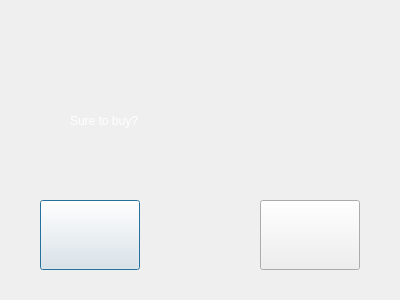
<?xml version="1.0" encoding="UTF-8"?>
<ui version="4.0">
 <class>ConfirmBox</class>
 <widget class="QDialog" name="ConfirmBox">
  <property name="geometry">
   <rect>
    <x>0</x>
    <y>0</y>
    <width>400</width>
    <height>300</height>
   </rect>
  </property>
  <property name="windowTitle">
   <string>ConfirmBox</string>
  </property>
  <property name="styleSheet">
   <string notr="true">QDialog#ConfirmBox{
border-image: url(:/background/Resources/background/ground.png);
;}

QDialog {
	border-color: transparent;
}</string>
  </property>
  <widget class="MainSceneButton" name="confirm">
   <property name="geometry">
    <rect>
     <x>40</x>
     <y>200</y>
     <width>100</width>
     <height>70</height>
    </rect>
   </property>
   <property name="text">
    <string/>
   </property>
   <property name="icon">
    <iconset resource="testWidget.qrc">
     <normaloff>:/button/Resources/button/YES_button.png</normaloff>:/button/Resources/button/YES_button.png</iconset>
   </property>
   <property name="iconSize">
    <size>
     <width>100</width>
     <height>70</height>
    </size>
   </property>
  </widget>
  <widget class="QPushButton" name="confirm_2">
   <property name="geometry">
    <rect>
     <x>260</x>
     <y>200</y>
     <width>100</width>
     <height>70</height>
    </rect>
   </property>
   <property name="text">
    <string/>
   </property>
   <property name="icon">
    <iconset resource="testWidget.qrc">
     <normaloff>:/button/Resources/button/NO_button.png</normaloff>:/button/Resources/button/NO_button.png</iconset>
   </property>
   <property name="iconSize">
    <size>
     <width>100</width>
     <height>70</height>
    </size>
   </property>
  </widget>
  <widget class="QLabel" name="label">
   <property name="geometry">
    <rect>
     <x>70</x>
     <y>100</y>
     <width>291</width>
     <height>41</height>
    </rect>
   </property>
   <property name="styleSheet">
    <string notr="true">color: white;</string>
   </property>
   <property name="text">
    <string>Sure to buy?</string>
   </property>
  </widget>
 </widget>
 <layoutdefault spacing="6" margin="11"/>
 <customwidgets>
  <customwidget>
   <class>MainSceneButton</class>
   <extends>QPushButton</extends>
   <header location="global">mainscenebutton.h</header>
  </customwidget>
 </customwidgets>
 <resources>
  <include location="testWidget.qrc"/>
 </resources>
 <connections>
  <connection>
   <sender>confirm</sender>
   <signal>clicked()</signal>
   <receiver>ConfirmBox</receiver>
   <slot>accept()</slot>
   <hints>
    <hint type="sourcelabel">
     <x>114</x>
     <y>278</y>
    </hint>
    <hint type="destinationlabel">
     <x>128</x>
     <y>424</y>
    </hint>
   </hints>
  </connection>
  <connection>
   <sender>confirm_2</sender>
   <signal>clicked()</signal>
   <receiver>ConfirmBox</receiver>
   <slot>reject()</slot>
   <hints>
    <hint type="sourcelabel">
     <x>311</x>
     <y>289</y>
    </hint>
    <hint type="destinationlabel">
     <x>355</x>
     <y>402</y>
    </hint>
   </hints>
  </connection>
 </connections>
</ui>
